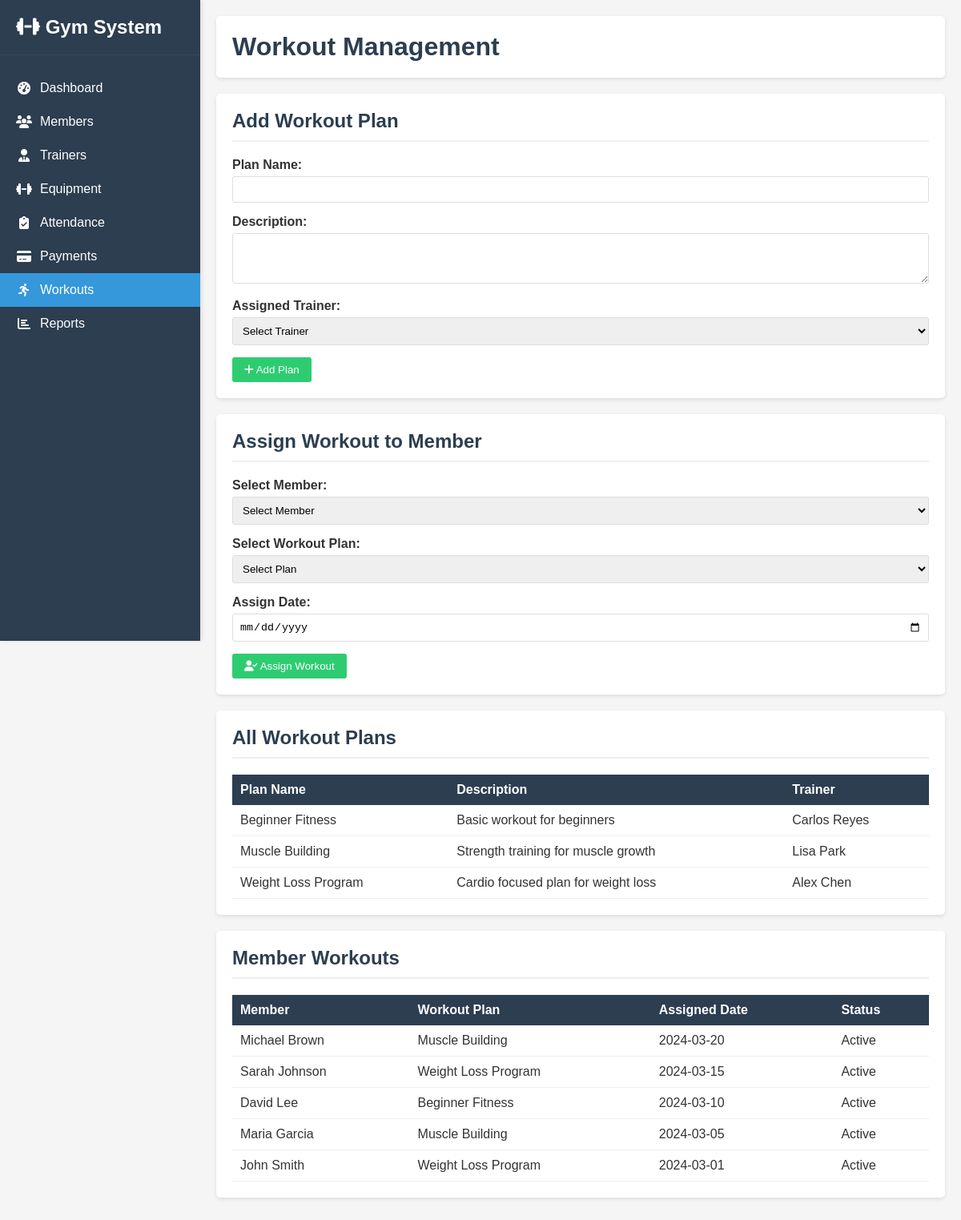
Screenshot of /workouts.php with the database file from the repository.
### tables this page shows
CREATE TABLE workout_plans (
    id INT PRIMARY KEY AUTO_INCREMENT,
    plan_name VARCHAR(100) NOT NULL,
    description TEXT,
    trainer_id INT,
    created_at TIMESTAMP DEFAULT CURRENT_TIMESTAMP,
    FOREIGN KEY (trainer_id) REFERENCES trainers(id)
);

CREATE TABLE trainers (
    id INT PRIMARY KEY AUTO_INCREMENT,
    trainer_id VARCHAR(20) UNIQUE NOT NULL,
    name VARCHAR(100) NOT NULL,
    specialization VARCHAR(100),
    phone VARCHAR(15),
    salary DECIMAL(10,2),
    status ENUM('Active', 'Inactive') DEFAULT 'Active',
    created_at TIMESTAMP DEFAULT CURRENT_TIMESTAMP
);

CREATE TABLE member_workouts (
    id INT PRIMARY KEY AUTO_INCREMENT,
    member_id INT,
    plan_id INT,
    assigned_date DATE,
    status ENUM('Active', 'Completed') DEFAULT 'Active',
    created_at TIMESTAMP DEFAULT CURRENT_TIMESTAMP,
    FOREIGN KEY (member_id) REFERENCES members(id),
    FOREIGN KEY (plan_id) REFERENCES workout_plans(id)
);

CREATE TABLE members (
    id INT PRIMARY KEY AUTO_INCREMENT,
    member_id VARCHAR(20) UNIQUE NOT NULL,
    name VARCHAR(100) NOT NULL,
    email VARCHAR(100),
    phone VARCHAR(15),
    join_date DATE NOT NULL,
    plan_type ENUM('Basic', 'Premium', 'VIP') DEFAULT 'Basic',
    status ENUM('Active', 'Inactive') DEFAULT 'Active',
    created_at TIMESTAMP DEFAULT CURRENT_TIMESTAMP
);

### workouts.php (the view, shortened to what this page needs)
<?php
include 'config.php';
?>
<!DOCTYPE html>
<html lang="en">
<head>
    <link rel="stylesheet" href="style.css">
    <link rel="stylesheet" href="https://cdnjs.cloudflare.com/ajax/libs/font-awesome/6.4.0/css/all.min.css">
</head>
<body>
    <div class="sidebar">
        <div class="logo">
            <i class="fas fa-dumbbell"></i>
            <span>Gym System</span>
        </div>
        <ul class="sidebar-nav">
            <li><a href="index.php">
                <i class="fas fa-tachometer-alt"></i>
                <span>Dashboard</span>
            </a></li>
            <li><a href="members.php">
                <i class="fas fa-users"></i>
                <span>Members</span>
            </a></li>
            <li><a href="trainers.php">
                <i class="fas fa-user-tie"></i>
                <span>Trainers</span>
            </a></li>
            <li><a href="equipment.php">
                <i class="fas fa-dumbbell"></i>
                <span>Equipment</span>
            </a></li>
            <li><a href="attendance.php">
                <i class="fas fa-clipboard-check"></i>
                <span>Attendance</span>
            </a></li>
            <li><a href="payments.php">
                <i class="fas fa-credit-card"></i>
                <span>Payments</span>
            </a></li>
            <li><a href="workouts.php" class="active">
                <i class="fas fa-running"></i>
                <span>Workouts</span>
            </a></li>
            <li><a href="reports.php">
                <i class="fas fa-chart-bar"></i>
                <span>Reports</span>
            </a></li>
        </ul>
    </div>
    <div class="main-content">
        <div class="content-header">
            <h1>Workout Management</h1>
        </div>
        <div class="content-box">
            <h2>Add Workout Plan</h2>
            <form method="POST" action="">
                <div class="form-group">
                    <label>Plan Name:</label>
                    <input type="text" name="plan_name" class="form-control" required>
                </div>
                <div class="form-group">
                    <label>Description:</label>
                    <textarea name="description" class="form-control" rows="3"></textarea>
                </div>
                <div class="form-group">
                    <label>Assigned Trainer:</label>
                    <select name="trainer_id" class="form-control" required>
                        <option value="">Select Trainer</option>
                    </select>
                </div>
                <button type="submit" name="add_plan" class="btn btn-success">
                    <i class="fas fa-plus"></i> Add Plan
                </button>
            </form>
        </div>
        <div class="content-box">
            <h2>Assign Workout to Member</h2>
            <form method="POST" action="">
                <div class="form-group">
                    <label>Select Member:</label>
                    <select name="member_id" class="form-control" required>
                        <option value="">Select Member</option>
                    </select>
                </div>
                <div class="form-group">
                    <label>Select Workout Plan:</label>
                    <select name="plan_id" class="form-control" required>
                        <option value="">Select Plan</option>
                    </select>
                </div>
                <div class="form-group">
                    <label>Assign Date:</label>
                    <input type="date" name="assigned_date" class="form-control" required>
                </div>
                <button type="submit" name="assign_workout" class="btn btn-success">
                    <i class="fas fa-user-check"></i> Assign Workout
                </button>
            </form>
        </div>
        <div class="content-box">
            <h2>All Workout Plans</h2>
            <table class="table">
                <thead>
                    <tr>
                        <th>Plan Name</th>
                        <th>Description</th>
                        <th>Trainer</th>
                    </tr>
                </thead>
                <tbody>
                    <?php
                    $sql = "SELECT wp.*, t.name as trainer_name
                            FROM workout_plans wp
                            LEFT JOIN trainers t ON wp.trainer_id = t.id
                            ORDER BY wp.id DESC";
                    $result = mysqli_query($conn, $sql);
                    if(mysqli_num_rows($result) > 0) {
                        while($row = mysqli_fetch_assoc($result)) {
                            echo "<tr>";
                            echo "<td>" . $row['plan_name'] . "</td>";
                            echo "<td>" . $row['description'] . "</td>";
                            echo "<td>" . $row['trainer_name'] . "</td>";
                            echo "</tr>";
                        }
                    } else {
                        echo "<tr><td colspan='3'>No workout plans found</td></tr>";
                    }
                    ?>
                </tbody>
            </table>
        </div>
        <div class="content-box">
            <h2>Member Workouts</h2>
            <table class="table">
                <thead>
                    <tr>
                        <th>Member</th>
                        <th>Workout Plan</th>
                        <th>Assigned Date</th>
                        <th>Status</th>
                    </tr>
                </thead>
                <tbody>
                    <?php
                    $sql = "SELECT mw.*, m.name as member_name, wp.plan_name
                            FROM member_workouts mw
                            JOIN members m ON mw.member_id = m.id
                            JOIN workout_plans wp ON mw.plan_id = wp.id
                            ORDER BY mw.assigned_date DESC";
                    $result = mysqli_query($conn, $sql);
                    if(mysqli_num_rows($result) > 0) {
                        while($row = mysqli_fetch_assoc($result)) {
                            echo "<tr>";
                            echo "<td>" . $row['member_name'] . "</td>";
                            echo "<td>" . $row['plan_name'] . "</td>";
                            echo "<td>" . $row['assigned_date'] . "</td>";
                            echo "<td>" . $row['status'] . "</td>";
                            echo "</tr>";
                        }
                    } else {
                        echo "<tr><td colspan='4'>No member workouts found</td></tr>";
                    }
                    ?>
                </tbody>
            </table>
        </div>
    </div>
</body>
</html>

### style.css (style rules this page uses)
* { margin: 0; padding: 0; box-sizing: border-box; }
body { font-family: Arial, sans-serif; background-color: #f5f5f5; color: #333; display: flex; min-height: 100vh; }
.sidebar { width: 250px; background-color: #2c3e50; color: white; padding: 20px 0; position: fixed; height: 100vh; overflow-y: auto; box-shadow: 2px 0 5px rgba(0,0,0,0.1); }
.sidebar .logo { padding: 0 20px 20px; font-size: 24px; font-weight: bold; border-bottom: 1px solid #34495e; margin-bottom: 20px; }
.sidebar-nav { list-style: none; }
.sidebar-nav a { display: flex; align-items: center; color: white; text-decoration: none; padding: 12px 20px; transition: all 0.3s; }
.sidebar-nav a.active { background-color: #3498db; }
.sidebar-nav i { margin-right: 10px; width: 20px; text-align: center; }
.main-content { flex: 1; margin-left: 250px; padding: 20px; }
.content-header { background-color: white; padding: 20px; border-radius: 5px; box-shadow: 0 2px 5px rgba(0,0,0,0.1); margin-bottom: 20px; }
.content-header h1 { color: #2c3e50; }
.content-box { background-color: white; padding: 20px; border-radius: 5px; box-shadow: 0 2px 5px rgba(0,0,0,0.1); margin-bottom: 20px; }
.content-box h2 { color: #2c3e50; margin-bottom: 20px; padding-bottom: 10px; border-bottom: 2px solid #eee; }
.form-group { margin-bottom: 15px; }
.form-group label { display: block; margin-bottom: 5px; font-weight: bold; }
.form-control { width: 100%; padding: 8px; border: 1px solid #ddd; border-radius: 3px; }
.btn { padding: 8px 15px; border: none; border-radius: 3px; cursor: pointer; text-decoration: none; display: inline-block; }
.btn-success { background-color: #2ecc71; color: white; }
.table { width: 100%; border-collapse: collapse; margin-top: 10px; }
.table th { background-color: #2c3e50; color: white; padding: 10px; text-align: left; }
.table td { padding: 10px; border-bottom: 1px solid #eee; }

### rows the page displays
workout_plans: plan_name "Beginner Fitness", description "Basic workout for beginners", trainer.name "Carlos Reyes"
workout_plans: plan_name "Muscle Building", description "Strength training for muscle growth", trainer.name "Lisa Park"
workout_plans: plan_name "Weight Loss Program", description "Cardio focused plan for weight loss", trainer.name "Alex Chen"
member_workouts: member.name "Michael Brown", plan.plan_name "Muscle Building", assigned_date "2024-03-20", status "Active"
member_workouts: member.name "Sarah Johnson", plan.plan_name "Weight Loss Program", assigned_date "2024-03-15", status "Active"
member_workouts: member.name "David Lee", plan.plan_name "Beginner Fitness", assigned_date "2024-03-10", status "Active"
member_workouts: member.name "Maria Garcia", plan.plan_name "Muscle Building", assigned_date "2024-03-05", status "Active"
member_workouts: member.name "John Smith", plan.plan_name "Weight Loss Program", assigned_date "2024-03-01", status "Active"
